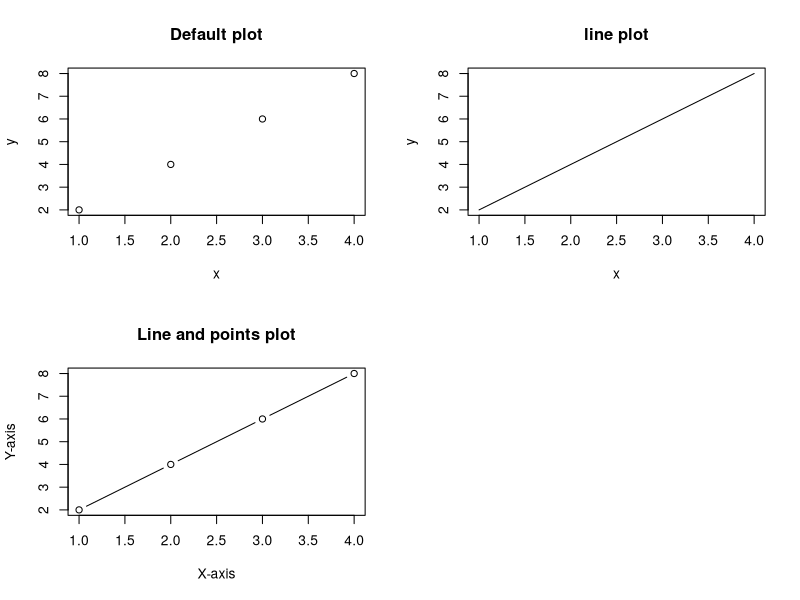

The R source for this figure:
l<-"String l"
print(l)

# Vectors in R are like arrays in c
vec<-c(2,45,2,4,5)
# comment
print(vec)

#Data Frames in R
df<-data.frame(Name=c("Jack","john"),Age=c(5,10),Roll=c(34,53))
print(df)

#Basic Functions in R
mn=mean(c(3,3,3,3,3))
print(mn)

sm=sum(vec)
cat('Sum of NUmber in vec is: ',sm," This is how cat works normal print cant do this\n","mean of vector is: ",mn)

#Plotting in R
x=c(1,2,3,4)
y=c(2,4,6,8)
# for plotting multiple plots at the same time
par(mfrow=c(2,2))# here 2,2 represents row and col respectively
plot(x,y,main="Default plot")
plot(x,y,type='l',main="line plot")
plot(x,y,type="b",main="Line and points plot",xlab="X-axis",ylab='Y-axis')

